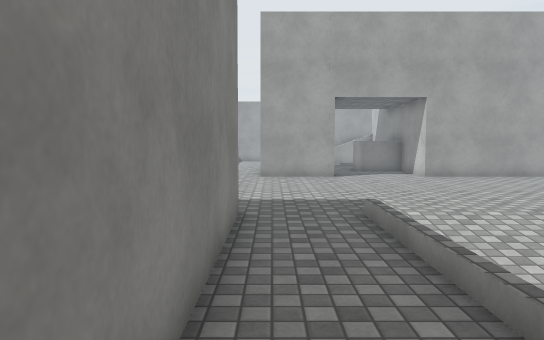
[1] (above)

21 first-person views from a walk through a 3-D level made in the Unity game engine. The camera is 1.4 m above the floor, tilts 4° down and sees 70° across. Doors are open. The floor is counted in squares, 1 m on a side. Each view is taken from the middle of a square. On the plan, view 1 faces up. The plan holds only what a view shows up to about 16 squares ahead; the rest is blank. Surface patterns are stand-ins for the level's own textures.

[2]
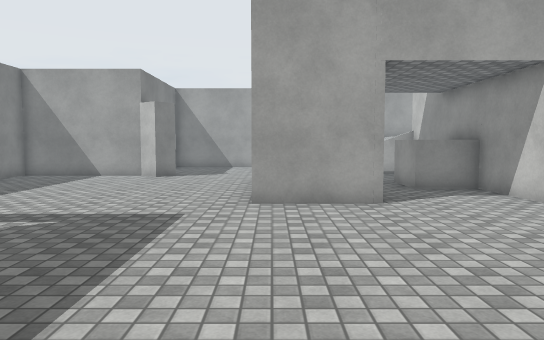

[3]
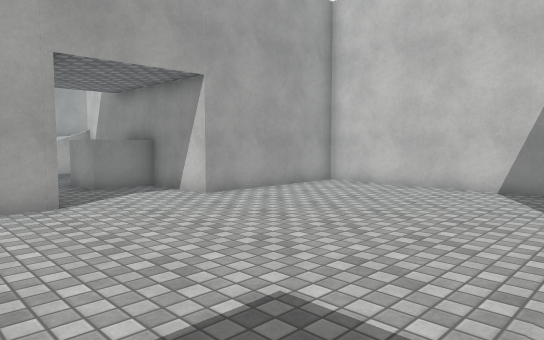

[4]
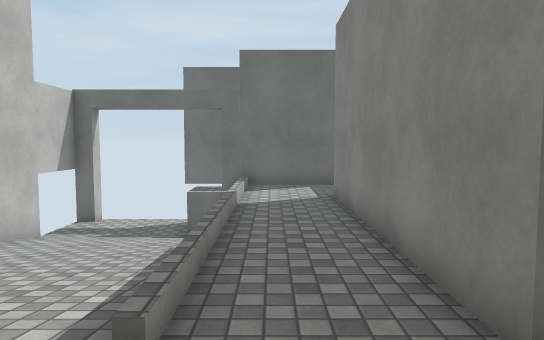

[5]
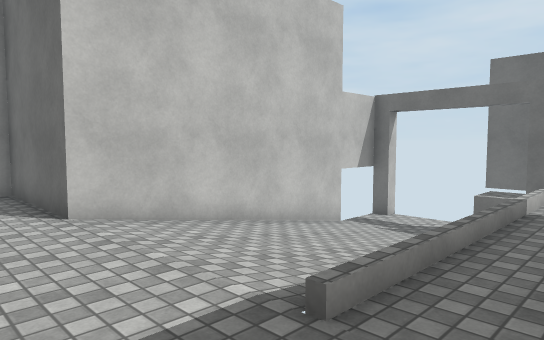

[6]
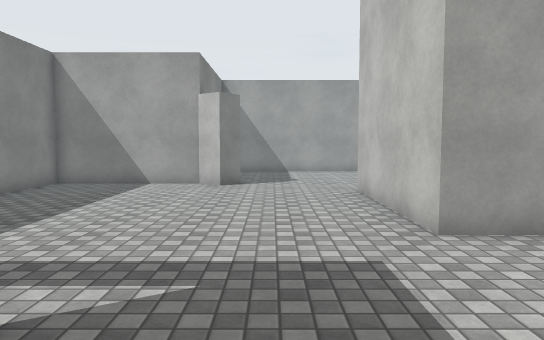

[7]
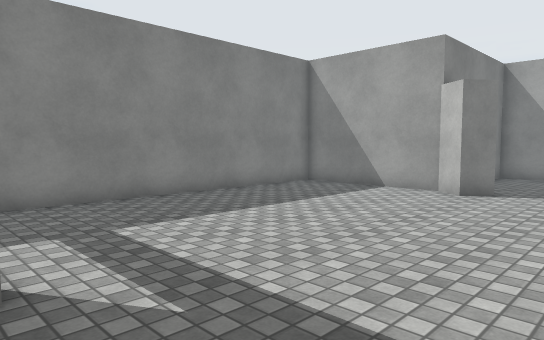

[8]
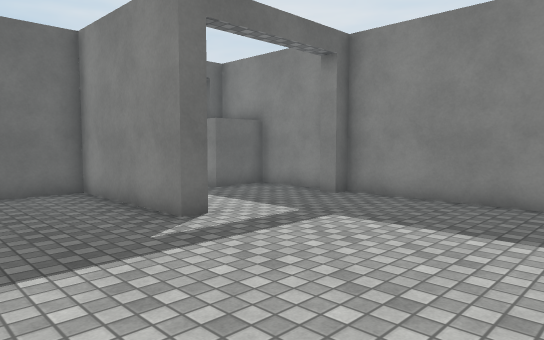

[9]
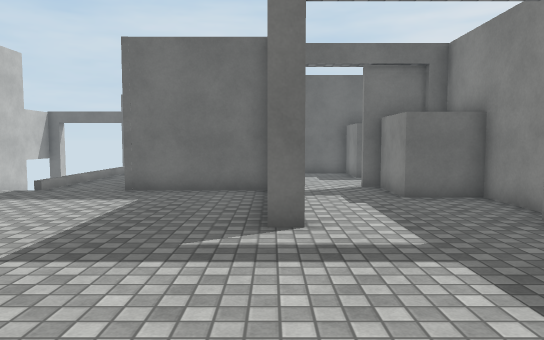

[10]
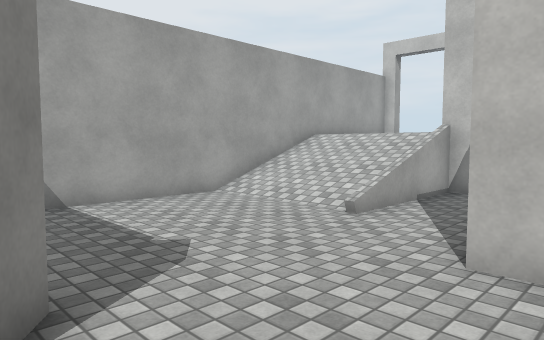

[11]
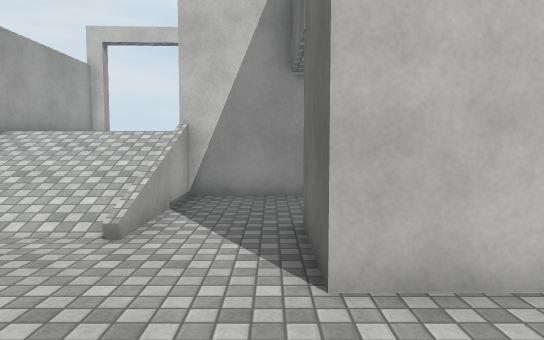

[12]
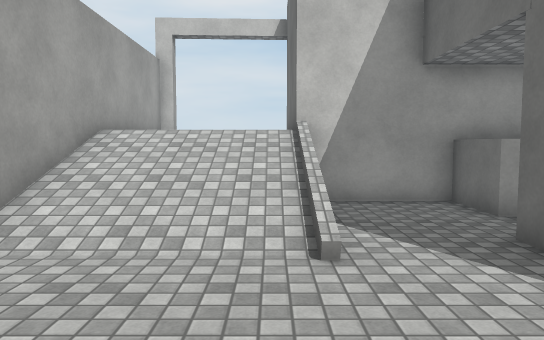

[13]
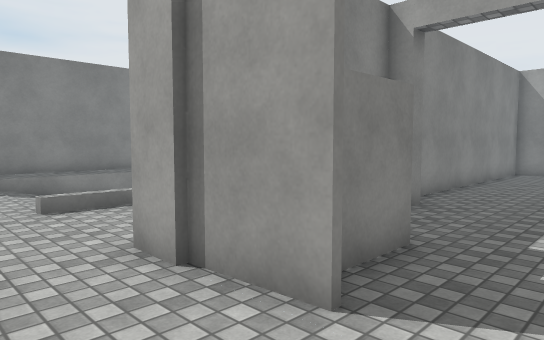

[14]
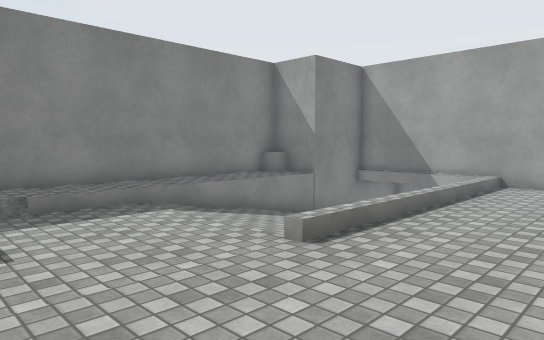

[15]
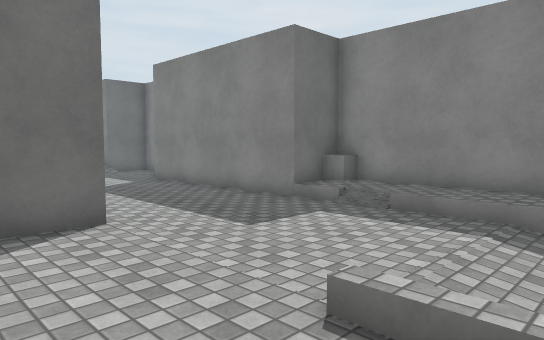

[16]
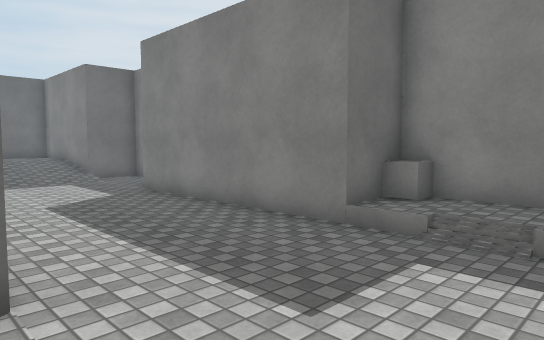

[17]
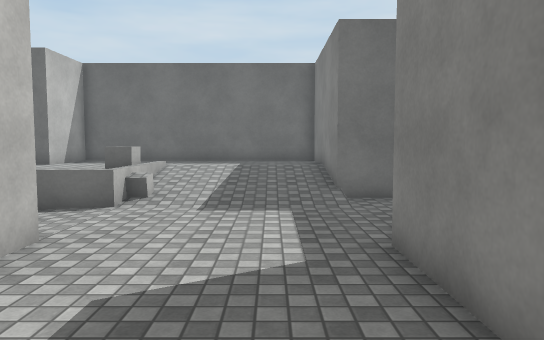

[18]
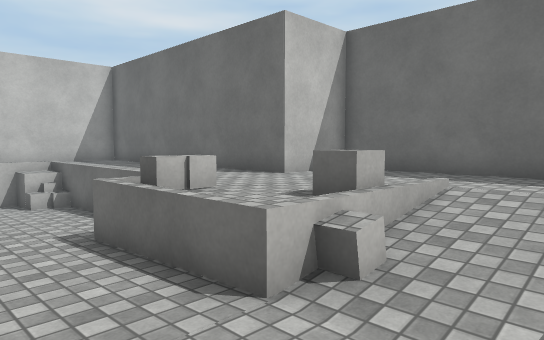

[19]
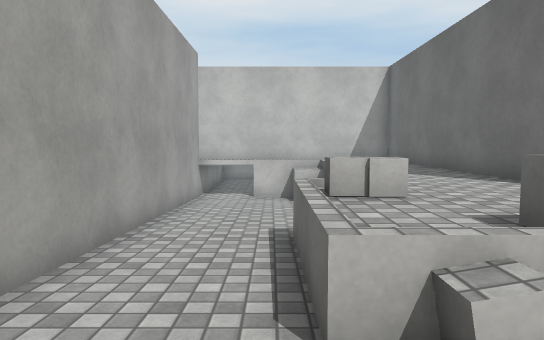

[20]
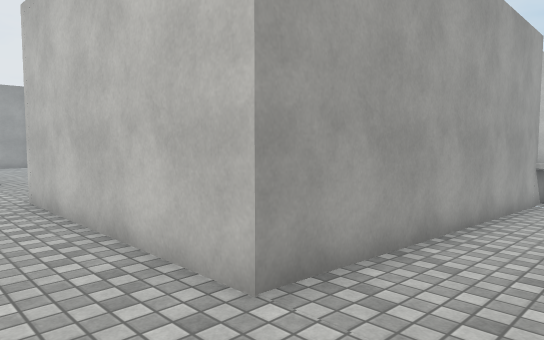

[21]
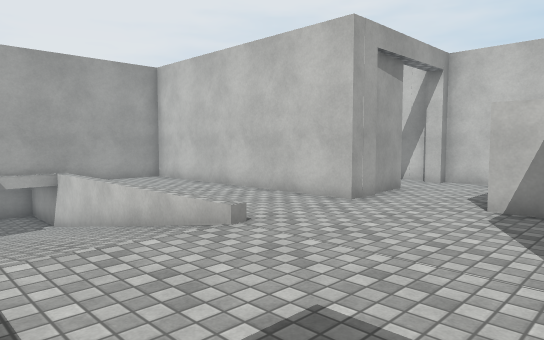

### Floor plan
Key: @ floor where view 1 was taken; # wall or solid block; . main floor; : floor 0.25 m higher than the main floor; - floor 0.25 m lower than the main floor; + floor 0.5 m higher than the main floor; _ floor 0.5 m lower than the main floor; * floor 0.75 m higher than the main floor; < floor 1 m lower than the main floor; ( floor 1.25 m lower than the main floor; ! floor 1.5 m lower than the main floor; / step, stairs or slope; D open door; = window, fence, low wall or low ledge; v drop or lower ground; O other object.
Columns run from 22 left of view 1 to 12 right of it. Each row starts with its distance up from view 1.
 29                  ##################
 28                  ......./////     D
 27                  ......./////     D
 26                  ......./////     D
 25                   ....../////     D
 24                  #......////#######
 23            #######..........#
 22            #................#
 21            #..........###..O#
 20            #..........#   O O
 19            #..........#   OOO
 18            #..........#  ...#
 17            #..........#  ...#
 16   ##########..........###...#######
 15   #   !#...#......................#
 14   #  //v...#......................#
 13 ###  //v...#DDD...................#
 12 #O:  //=...##..DD#................#
 11 #::/ //=...#.....#................#
 10 #::////=...#.....#................#
  9 #::////=...#OO...#................#
  8 #::////=...# O...#............#####
  7 #:://///...#OO#.D#####../.....#
  6 #::..../...##..DD#   #..//////#
  5 #::..............#   #..//////#
  4 #::..............    #..//////#
  3 #::.........OO..     #..//////#
  2 #O:.........OO       #..//////#
  1 ###....###           #..//////#
  0   #....#             #@.:<////#
 -1   #....#             .../ ((((D
 -2   #....#             .../ (((DD
 -3   #....#             ####DDDDDD
 -4   #....#                     #
 -5   #....#
 -6   #....############  #
 -7  OO........------__  #
 -8   .........------__  #
 -9  .......====-----_=  #
-10  ....../**//-----//  #
-11  ##//////*/////////  #
-12   #/////O************#
-13   #+++++*************#
-14   #********###########
-15   #********#
-16   ##########

Positions as (right, up) in squares from view 1, and headings:
1: (0, 0), facing up
2: (0, 7), facing up
3: (0, 7), facing up-right
4: (1, 10), facing down
5: (0, 10), facing down-right
6: (-3, 10), facing up
7: (-1, 12), facing up-left
8: (-1, 19), facing down-left
9: (-5, 19), facing down
10: (-5, 20), facing up-right
11: (-4, 22), facing right
12: (-3, 25), facing right
13: (-6, 4), facing up-left
14: (-11, 2), facing up-left
15: (-12, 8), facing down-left
16: (-14, 5), facing down-left
17: (-18, -1), facing down
18: (-17, -7), facing down-right
19: (-17, -9), facing right
20: (-17, -9), facing up-right
21: (-19, 1), facing up-right
